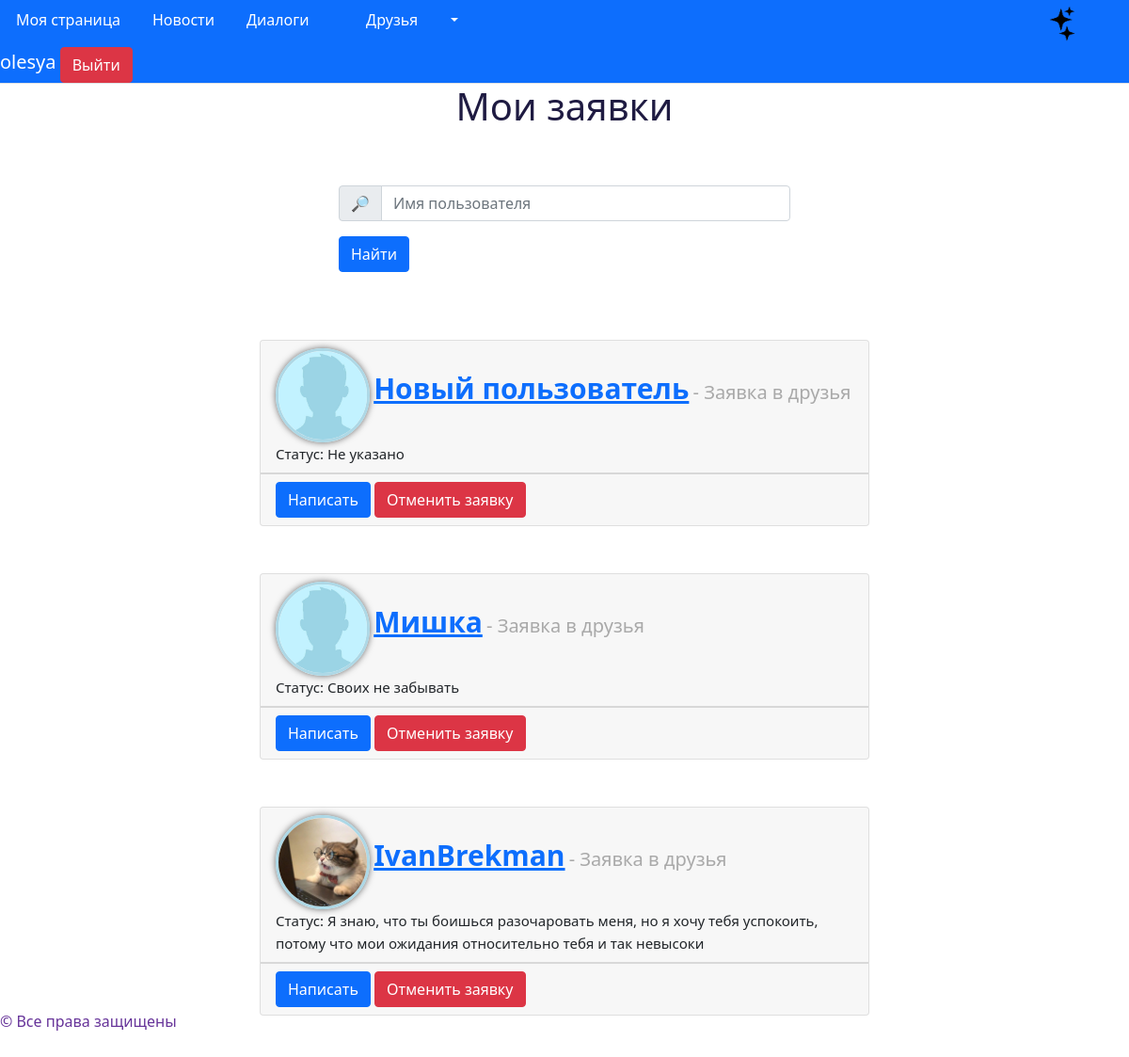
The page /offers/7 (signed in) on the database its author committed.
### data/models/user.py (models this page shows, shortened)
class User(SqlAlchemyBase, UserMixin, SerializerMixin):
    __tablename__ = 'users'
    id = sqlalchemy.Column(sqlalchemy.Integer, primary_key=True, autoincrement=True)
    sid = sqlalchemy.Column(sqlalchemy.String)
    nickname = sqlalchemy.Column(sqlalchemy.String, nullable=False)
    email = sqlalchemy.Column(sqlalchemy.String, nullable=False, unique=True)
    img = sqlalchemy.Column(sqlalchemy.String, default='default')
    status = sqlalchemy.Column(sqlalchemy.String, default='Не указано')
    sex = sqlalchemy.Column(sqlalchemy.String, default='Не указано')
    education = sqlalchemy.Column(sqlalchemy.String, default='Не указано')
    marital_status = sqlalchemy.Column(sqlalchemy.String, default='Не указано')
    birthday = sqlalchemy.Column(sqlalchemy.DateTime, default=dt.datetime(1800, 1, 1))
    about_me = sqlalchemy.Column(sqlalchemy.String, default='Не указано')
    password = sqlalchemy.Column(sqlalchemy.String, nullable=False)
    create_date = sqlalchemy.Column(sqlalchemy.DateTime, default=dt.datetime.utcnow)
    last_seen = sqlalchemy.Column(sqlalchemy.DateTime, default=dt.datetime.utcnow)
    posts = orm.relation("Post", back_populates="user", order_by='desc(Post.create_date)',
                         lazy='subquery')
    rates = orm.relation("PostRate", back_populates="user", lazy='subquery')
    _subscribers = orm.relationship("FriendshipOffer", back_populates='user_to', lazy='dynamic',
                                    primaryjoin='User.id == FriendshipOffer.id_to')
    _offers = orm.relationship('FriendshipOffer', back_populates='user_from', lazy='dynamic',
                               primaryjoin='User.id == FriendshipOffer.id_from')
    _friends = orm.relationship('Friend', lazy='dynamic',
                                primaryjoin='or_(User.id == Friend.id1, User.id == Friend.id2)')
    _unanswered_ss = orm.relationship("FriendshipOffer", back_populates='user_to', lazy='subquery',
                                      primaryjoin='User.id == FriendshipOffer.id_to and not '
                                                  'FriendshipOffer.is_answered')
    dialogs = orm.relationship('Dialog', lazy='subquery',
                               primaryjoin='or_(User.id == Dialog.id1, User.id == Dialog.id2)')
    messages = orm.relationship('Message', back_populates='user_to', lazy='subquery',
                                primaryjoin='User.id == Message.id_to')
    notifications = orm.relationship('Notification', back_populates='user', lazy='dynamic')
    def subscribers(self):
        return [offer.user_from for offer in sorted(self._subscribers, key=lambda o: o.is_answered)]
    def unanswered_subscribers(self):
        return [offer for offer in self._unanswered_ss if not offer.is_answered]
    def need_answer(self, user):
        for offer in self._unanswered_ss:
            if offer.user_from == user and not offer.is_answered:
                return True
        return False
    def offers(self):
        return [offer.user_to for offer in self._offers]
    def friends(self):
        return [friend.user1 if friend.user1 != self else friend.user2 for friend in self._friends]
    def unread_dialogs(self):
        dialogs = {}
        for mes in [message for message in self.messages if not message.is_read]:
            if dialogs.get(mes.id_from):
                dialogs.get(mes.id_from).append(mes)
            else:
                dialogs[mes.id_from] = [mes]
        return dialogs

### main.py (the view)
@app.route('/offers/<int:user_id>', methods=['GET', 'POST'])
@login_required
def offers(user_id):
    session = db_session.create_session()
    user = get_user(session, user_id, check_auth=False)
    users = user.offers()
    form = FindUserForm()
    if form.validate_on_submit():
        if not form.nickname.data:
            return redirect(url_for('offers', user_id=user_id))
        users = list(filter(lambda u: form.nickname.data.lower() in u.nickname.lower(), users))
    return render_template('users_list.html', title='Мои заявки', users=users, form=form,
                           method=request.method, c_user=user)

### app/forms.py
class FindUserForm(FlaskForm):
    nickname = StringField('')
    submit = SubmitField('Найти')

### data/db_session.py (called while the page is built)
def create_session() -> Session:
    global __factory
    assert isinstance(__factory, orm.sessionmaker), f"Wrong type of __factory. Excepted " \
                                                    f"orm.sessionmaker, got {type(__factory)}"
    return __factory()

### main.py (called while the page is built)
def get_user(session, user_id, check_auth=True) -> User:
    user = session.query(User).get(user_id)
    if not user:
        raise ValueError(f'There are no users with id: {user_id}')
    if check_auth and current_user != user:
        raise ValueError(f'User with id {user_id} doesnt match to current_user, but current_page'
                         f' need this math')
    return user

@login_manager.user_loader
def load_user(user_id):
    session = db_session.create_session()
    return session.query(User).get(user_id)

@app.context_processor
def app_context():
    context = {'date': dt.utcnow, 'user_info': get_user_status_info, 'isinstance': isinstance,
               'Post': Post}
    return context

@app.before_request
def before_request():
    if current_user.is_authenticated:
        session = db_session.create_session()
        user = session.query(User).get(current_user.id)
        user.last_seen = dt.utcnow()
        session.commit()
        print(current_user.sid, clients)

@app.after_request
@cross_origin()
def after_request(response):
    response.headers.add('Access-Control-Allow-Origin', '*')
    response.headers.add('Access-Control-Allow-Headers', 'Content-Type,Authorization')
    response.headers.add('Access-Control-Allow-Methods', 'GET,PUT,POST,DELETE,OPTIONS')
    return response

### templates/users_list.html (shortened to what this page needs)
{% extends 'base.html' %}
{% block links %}
    <link rel="stylesheet" href="{{ url_for('static', filename='css/posts_style.css') }}">
{% endblock %}
{% macro friendship_card(user) %}
    {% set info = user_info(c_user, user) %}
    <div id="user_{{ user.id }}" class="card post-card">
        <div class="card-header">
            <img class="author-img round" src="{{ url_for('static', filename='img/users_img/' + user.img + '.jpg') }}" alt="Фотография друга">
            <a href="{{ url_for('home_page', user_id=user.id) }}" style="font-size: 30px"><b>{{ user.nickname }}</b></a>
            <span id="user_{{ user.id }}_status" style="font-size: 20px; color: {{ info['status_style_color'] }}">
                {{ info['status_text'].encode(encoding='utf-8').decode('utf-8') }}
            </span><br>
            <span style="font-size: 15px">Статус: {{ user.status }}</span>
        </div>
        <div id="user_{{ user.id }}_buttons" class="card-footer">
            <a class="btn btn-primary" href="{{ url_for('users_dialog', id_from=c_user.id, id_to=user.id) }}">Написать</a>
            {% if current_user == c_user %}
                {% if info['type'] == 'friend' %} {{ friend }} {% elif info['type'] == 'offer' %} {{ offer }} {% elif info['type'] == 'usual' %} {{ usual }} {% endif %}
            {% endif %}
        </div>
    </div>
{% endmacro %}
{% block content %}
    <h1>{{ title }}</h1>
    {% include '_find_user_form.html' %}
    {% set users = pagination['users'] if pagination is defined else users %}
    {% if not users %}
        <div class="none">
            {% if method == "GET" %}
                <h1>Отсутствует информация по данной категории</h1>
            {% else %}
                <h1>Друзей с таким никнеймом не найдено</h1>
            {% endif %}
            <img src="{{ url_for('static', filename='img/cat.png') }}" alt="Грустный котик"/>
        </div>
    {% else %}
        <div id="users_friendship_cards">
            {% for user in users %}
                {{ friendship_card(user) }}
            {% endfor %}
        </div>
    {% endif %}
{% endblock %}

### templates/base.html (shortened to what this page needs)
<!DOCTYPE html>
<html lang="en">
<head>
    <link rel="stylesheet"
          href="https://cdn.jsdelivr.net/npm/bootstrap@5.0.0-beta1/dist/css/bootstrap.min.css"
>
    <link rel="stylesheet" href="{{ url_for('static', filename='css/main.css') }}" type="text/css">
    <link rel="stylesheet" href="{{ url_for('static', filename='css/dark.css') }}" type="text/css">
    <link rel="stylesheet" href="{{ url_for('static', filename='css/popup.css') }}" type="text/css">
    {% block links %}{% endblock %}
</head>
<body>
    <header>
        {% block navigation %}
        <div class="nav nav-tabs navbar-light bg-primary" id="nav-tab" role="tablist">
            <a class="nav-item nav-link" style="color: white" id="hom" href="{{ url_for('home_page', user_id=current_user.id) }}"      role="tab" aria-selected="true" >Моя страница</a>
            <a class="nav-item nav-link" style="color: white" id="ind" href="{{ url_for('index') }}"                                   role="tab" aria-selected="false">Новости</a>
            <a class="nav-item nav-link" style="color: white" id="dia" href="{{ url_for('user_dialogs', user_id=current_user.id) }}"   role="tab" aria-selected="false">
                Диалоги
                {% if unm is not defined %}{% set unm = current_user.unread_dialogs()|length %}{% endif %}
            </a>
            <a class="nav-link dropdown-toggle" style="color: white" data-toggle="dropdown" href="#" role="button" aria-haspopup="true" aria-expanded="false">
                Друзья
                {% set uns = current_user.unanswered_subscribers()|length %}
            </a>
                    {% set uns = current_user.unanswered_subscribers()|length %}
            <img id="switchTheme" class="nav-item offset-md-6" src="{{ url_for('static', filename='img/star.png') }}" width="50px" height="50px" alt="Темная тема"/>
            <div class="nav-item">
                <span style="font-size: 20px; color: white">{{ current_user.nickname }}</span>
                <a class="btn btn-danger" href="{{ url_for('logout') }}" >Выйти</a>
            </div>
        </div>
        {% endblock %}
    </header>
    <main>
        {% set base = True %}
        {% block content %}{% endblock %}
    </main>
    <footer>
        <span style="color: rebeccapurple;">© Все права защищены</span>
    </footer>
</body>
</html>

### static/css/main.css (style rules this page uses)
h1 { text-align: center; margin-bottom: 5%; }
footer { position: fixed; top: 95%; }

### static/css/dark.css (style rules this page uses)
#switchTheme { display: inline-block; position: relative; }

### static/css/posts_style.css (style rules this page uses)
.post-card { margin-left: 23%; margin-bottom: 50px; width: 54%; }
.round { border-radius: 50px; border: 3px solid lightblue; box-shadow: 0 0 7px #666; }
img.author-img { width: 100px; height: 100px; }

### rows shown on the page
User: nickname "olesya"
User: img (placeholder picture), nickname "Новый пользователь", status_text.encode "- Заявка в друзья", status "Не указано", offer "Отменить заявку"
User: img (placeholder picture), nickname "Мишка", status_text.encode "- Заявка в друзья", status "Своих не забывать", offer "Отменить заявку"
User: img (picture), nickname "IvanBrekman", status_text.encode "- Заявка в друзья", status "Я знаю, что ты боишься разочаровать меня, но я хочу тебя успокоить, потому что мои ожидания относительно тебя и так невысоки", offer "Отменить заявку"

### other values the page prints
{{ title }} "Мои заявки"
